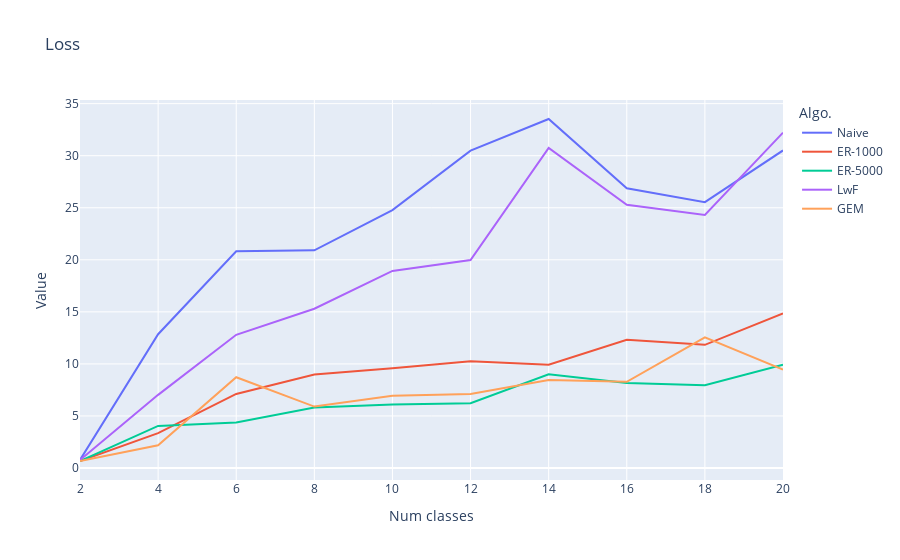

The code cell stored with this chart in its notebook:
### Code cell
collected_data = []
for idx in range(len(exp_names)):
    collected_data.append(pd.DataFrame({'Num classes': np.arange(2, 21, 2), 'Algo.': dsp_names[idx], 'Type': 'Loss', 'Value': all_losses[idx]}))


collected_data = pd.concat(collected_data, ignore_index=True)

fig = px.line(collected_data, x="Num classes", y="Value", color="Algo.", title='Loss')
fig.show()
# write_image(fig, experiment_name, "train.png")

### Figure 1 — Plotly figure (JSON) as saved in the notebook; plotly's stock layout.template omitted (floating-point values rounded to 4 significant figures)
{"data": [{"hovertemplate": "Algo.=Naive<br>Num classes=%{x}<br>Value=%{y}<extra></extra>", "legendgroup": "Naive", "line": {"color": "#636efa", "dash": "solid"}, "marker": {"symbol": "circle"}, "mode": "lines", "name": "Naive", "orientation": "v", "showlegend": true, "x": [2, 4, 6, 8, 10, 12, 14, 16, 18, 20], "xaxis": "x", "y": [0.7688, 12.85, 20.82, 20.91, 24.78, 30.49, 33.53, 26.86, 25.53, 30.5], "yaxis": "y", "type": "scatter"}, {"hovertemplate": "Algo.=ER-1000<br>Num classes=%{x}<br>Value=%{y}<extra></extra>", "legendgroup": "ER-1000", "line": {"color": "#EF553B", "dash": "solid"}, "marker": {"symbol": "circle"}, "mode": "lines", "name": "ER-1000", "orientation": "v", "showlegend": true, "x": [2, 4, 6, 8, 10, 12, 14, 16, 18, 20], "xaxis": "x", "y": [0.6734, 3.352, 7.117, 8.982, 9.585, 10.24, 9.928, 12.32, 11.83, 14.85], "yaxis": "y", "type": "scatter"}, {"hovertemplate": "Algo.=ER-5000<br>Num classes=%{x}<br>Value=%{y}<extra></extra>", "legendgroup": "ER-5000", "line": {"color": "#00cc96", "dash": "solid"}, "marker": {"symbol": "circle"}, "mode": "lines", "name": "ER-5000", "orientation": "v", "showlegend": true, "x": [2, 4, 6, 8, 10, 12, 14, 16, 18, 20], "xaxis": "x", "y": [0.6734, 4.044, 4.375, 5.813, 6.096, 6.229, 9.01, 8.164, 7.95, 9.918], "yaxis": "y", "type": "scatter"}, {"hovertemplate": "Algo.=LwF<br>Num classes=%{x}<br>Value=%{y}<extra></extra>", "legendgroup": "LwF", "line": {"color": "#ab63fa", "dash": "solid"}, "marker": {"symbol": "circle"}, "mode": "lines", "name": "LwF", "orientation": "v", "showlegend": true, "x": [2, 4, 6, 8, 10, 12, 14, 16, 18, 20], "xaxis": "x", "y": [0.7688, 7.027, 12.79, 15.3, 18.93, 19.98, 30.76, 25.28, 24.31, 32.21], "yaxis": "y", "type": "scatter"}, {"hovertemplate": "Algo.=GEM<br>Num classes=%{x}<br>Value=%{y}<extra></extra>", "legendgroup": "GEM", "line": {"color": "#FFA15A", "dash": "solid"}, "marker": {"symbol": "circle"}, "mode": "lines", "name": "GEM", "orientation": "v", "showlegend": true, "x": [2, 4, 6, 8, 10, 12, 14, 16, 18, 20], "xaxis": "x", "y": [0.6734, 2.189, 8.716, 5.902, 6.932, 7.113, 8.46, 8.284, 12.54, 9.448], "yaxis": "y", "type": "scatter"}], "layout": {"xaxis": {"anchor": "y", "domain": [0.0, 1.0], "title": {"text": "Num classes"}}, "yaxis": {"anchor": "x", "domain": [0.0, 1.0], "title": {"text": "Value"}}, "legend": {"title": {"text": "Algo."}, "tracegroupgap": 0}, "title": {"text": "Loss"}}}
